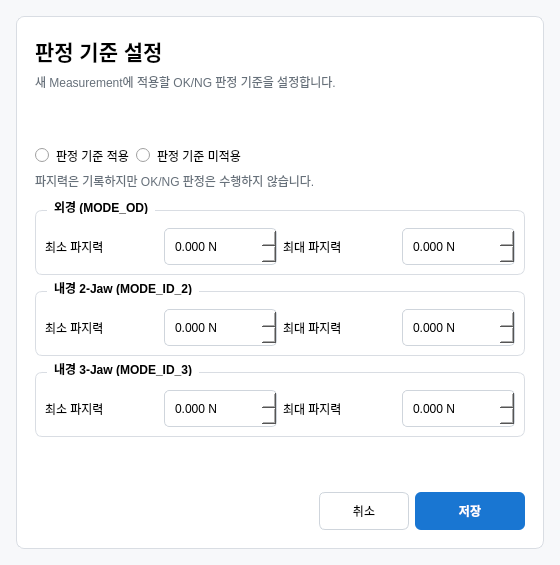
<?xml version="1.0" encoding="UTF-8"?>
<ui version="4.0">
 <class>JudgementSettingsDialog</class>
 <widget class="QDialog" name="JudgementSettingsDialog">
  <property name="geometry">
   <rect>
    <x>0</x>
    <y>0</y>
    <width>560</width>
    <height>565</height>
   </rect>
  </property>
  <property name="minimumSize">
   <size>
    <width>560</width>
    <height>565</height>
   </size>
  </property>
  <property name="maximumSize">
   <size>
    <width>560</width>
    <height>565</height>
   </size>
  </property>
  <property name="windowTitle">
   <string>판정 기준 설정</string>
  </property>
  <property name="styleSheet">
   <string notr="true">
QDialog {
    background: #f7f8fa;
    color: #202124;
    font-family: "Malgun Gothic";
    font-size: 10pt;
}
QFrame#mainCard {
    background: white;
    border: 1px solid #d9dde3;
    border-radius: 8px;
}
QLabel#titleLabel {
    font-size: 16pt;
    font-weight: bold;
}
QLabel#descriptionLabel, QLabel#statusHintLabel {
    color: #66707a;
}
QGroupBox {
    background: #ffffff;
    border: 1px solid #d9dde3;
    border-radius: 7px;
    margin-top: 10px;
    padding-top: 8px;
    font-weight: bold;
}
QGroupBox::title {
    subcontrol-origin: margin;
    left: 12px;
    padding: 0 5px;
}
QDoubleSpinBox {
    background: white;
    border: 1px solid #cfd5dc;
    border-radius: 5px;
    padding: 5px 8px;
    min-height: 25px;
}
QPushButton {
    background: #ffffff;
    border: 1px solid #cfd5dc;
    border-radius: 6px;
    padding: 8px 16px;
}
QPushButton:hover {
    background: #f0f4f8;
}
QPushButton#saveButton {
    background: #1976d2;
    color: white;
    border: 0;
    font-weight: bold;
}
QRadioButton {
    spacing: 7px;
}
   </string>
  </property>
  <layout class="QVBoxLayout" name="mainLayout">
   <property name="leftMargin">
    <number>16</number>
   </property>
   <property name="topMargin">
    <number>16</number>
   </property>
   <property name="rightMargin">
    <number>16</number>
   </property>
   <property name="bottomMargin">
    <number>16</number>
   </property>
   <item>
    <widget class="QFrame" name="mainCard">
     <layout class="QVBoxLayout" name="cardLayout">
      <property name="leftMargin">
       <number>18</number>
      </property>
      <property name="topMargin">
       <number>18</number>
      </property>
      <property name="rightMargin">
       <number>18</number>
      </property>
      <property name="bottomMargin">
       <number>18</number>
      </property>
      <item>
       <widget class="QLabel" name="titleLabel">
        <property name="text">
         <string>판정 기준 설정</string>
        </property>
       </widget>
      </item>
      <item>
       <widget class="QLabel" name="descriptionLabel">
        <property name="text">
         <string>새 Measurement에 적용할 OK/NG 판정 기준을 설정합니다.</string>
        </property>
       </widget>
      </item>
      <item>
       <spacer name="verticalSpacerTop">
        <property name="orientation">
         <enum>Qt::Vertical</enum>
        </property>
        <property name="sizeHint" stdset="0">
         <size>
          <width>20</width>
          <height>6</height>
         </size>
        </property>
       </spacer>
      </item>
      <item>
       <layout class="QHBoxLayout" name="applyLayout">
        <item>
         <widget class="QRadioButton" name="enableRadioButton">
          <property name="text">
           <string>판정 기준 적용</string>
          </property>
         </widget>
        </item>
        <item>
         <widget class="QRadioButton" name="disableRadioButton">
          <property name="text">
           <string>판정 기준 미적용</string>
          </property>
         </widget>
        </item>
        <item>
         <spacer name="applySpacer">
          <property name="orientation">
           <enum>Qt::Horizontal</enum>
          </property>
          <property name="sizeHint" stdset="0">
           <size>
            <width>40</width>
            <height>20</height>
           </size>
          </property>
         </spacer>
        </item>
       </layout>
      </item>
      <item>
       <widget class="QLabel" name="statusHintLabel">
        <property name="text">
         <string>파지력은 기록하지만 OK/NG 판정은 수행하지 않습니다.</string>
        </property>
       </widget>
      </item>
      <item>
       <widget class="QWidget" name="rangeContainer" native="true">
        <layout class="QVBoxLayout" name="rangeLayout">
         <property name="leftMargin">
          <number>0</number>
         </property>
         <property name="topMargin">
          <number>4</number>
         </property>
         <property name="rightMargin">
          <number>0</number>
         </property>
         <property name="bottomMargin">
          <number>0</number>
         </property>
         <item>
          <widget class="QGroupBox" name="odGroupBox">
           <property name="title">
            <string>외경 (MODE_OD)</string>
           </property>
           <layout class="QGridLayout" name="odLayout">
            <item row="0" column="0">
             <widget class="QLabel" name="odMinLabel">
              <property name="text">
               <string>최소 파지력</string>
              </property>
             </widget>
            </item>
            <item row="0" column="1">
             <widget class="QDoubleSpinBox" name="odMinSpinBox">
              <property name="decimals">
               <number>3</number>
              </property>
              <property name="maximum">
               <double>1000.000000000000000</double>
              </property>
              <property name="singleStep">
               <double>0.100000000000000</double>
              </property>
              <property name="suffix">
               <string> N</string>
              </property>
             </widget>
            </item>
            <item row="0" column="2">
             <widget class="QLabel" name="odMaxLabel">
              <property name="text">
               <string>최대 파지력</string>
              </property>
             </widget>
            </item>
            <item row="0" column="3">
             <widget class="QDoubleSpinBox" name="odMaxSpinBox">
              <property name="decimals">
               <number>3</number>
              </property>
              <property name="maximum">
               <double>1000.000000000000000</double>
              </property>
              <property name="singleStep">
               <double>0.100000000000000</double>
              </property>
              <property name="suffix">
               <string> N</string>
              </property>
             </widget>
            </item>
           </layout>
          </widget>
         </item>
         <item>
          <widget class="QGroupBox" name="id2GroupBox">
           <property name="title">
            <string>내경 2-Jaw (MODE_ID_2)</string>
           </property>
           <layout class="QGridLayout" name="id2Layout">
            <item row="0" column="0">
             <widget class="QLabel" name="id2MinLabel">
              <property name="text">
               <string>최소 파지력</string>
              </property>
             </widget>
            </item>
            <item row="0" column="1">
             <widget class="QDoubleSpinBox" name="id2MinSpinBox">
              <property name="decimals">
               <number>3</number>
              </property>
              <property name="maximum">
               <double>1000.000000000000000</double>
              </property>
              <property name="singleStep">
               <double>0.100000000000000</double>
              </property>
              <property name="suffix">
               <string> N</string>
              </property>
             </widget>
            </item>
            <item row="0" column="2">
             <widget class="QLabel" name="id2MaxLabel">
              <property name="text">
               <string>최대 파지력</string>
              </property>
             </widget>
            </item>
            <item row="0" column="3">
             <widget class="QDoubleSpinBox" name="id2MaxSpinBox">
              <property name="decimals">
               <number>3</number>
              </property>
              <property name="maximum">
               <double>1000.000000000000000</double>
              </property>
              <property name="singleStep">
               <double>0.100000000000000</double>
              </property>
              <property name="suffix">
               <string> N</string>
              </property>
             </widget>
            </item>
           </layout>
          </widget>
         </item>
         <item>
          <widget class="QGroupBox" name="id3GroupBox">
           <property name="title">
            <string>내경 3-Jaw (MODE_ID_3)</string>
           </property>
           <layout class="QGridLayout" name="id3Layout">
            <item row="0" column="0">
             <widget class="QLabel" name="id3MinLabel">
              <property name="text">
               <string>최소 파지력</string>
              </property>
             </widget>
            </item>
            <item row="0" column="1">
             <widget class="QDoubleSpinBox" name="id3MinSpinBox">
              <property name="decimals">
               <number>3</number>
              </property>
              <property name="maximum">
               <double>1000.000000000000000</double>
              </property>
              <property name="singleStep">
               <double>0.100000000000000</double>
              </property>
              <property name="suffix">
               <string> N</string>
              </property>
             </widget>
            </item>
            <item row="0" column="2">
             <widget class="QLabel" name="id3MaxLabel">
              <property name="text">
               <string>최대 파지력</string>
              </property>
             </widget>
            </item>
            <item row="0" column="3">
             <widget class="QDoubleSpinBox" name="id3MaxSpinBox">
              <property name="decimals">
               <number>3</number>
              </property>
              <property name="maximum">
               <double>1000.000000000000000</double>
              </property>
              <property name="singleStep">
               <double>0.100000000000000</double>
              </property>
              <property name="suffix">
               <string> N</string>
              </property>
             </widget>
            </item>
           </layout>
          </widget>
         </item>
        </layout>
       </widget>
      </item>
      <item>
       <spacer name="bottomSpacer">
        <property name="orientation">
         <enum>Qt::Vertical</enum>
        </property>
        <property name="sizeHint" stdset="0">
         <size>
          <width>20</width>
          <height>8</height>
         </size>
        </property>
       </spacer>
      </item>
      <item>
       <layout class="QHBoxLayout" name="buttonLayout">
        <item>
         <spacer name="buttonSpacer">
          <property name="orientation">
           <enum>Qt::Horizontal</enum>
          </property>
          <property name="sizeHint" stdset="0">
           <size>
            <width>40</width>
            <height>20</height>
           </size>
          </property>
         </spacer>
        </item>
        <item>
         <widget class="QPushButton" name="cancelButton">
          <property name="minimumSize">
           <size>
            <width>90</width>
            <height>38</height>
           </size>
          </property>
          <property name="text">
           <string>취소</string>
          </property>
         </widget>
        </item>
        <item>
         <widget class="QPushButton" name="saveButton">
          <property name="minimumSize">
           <size>
            <width>110</width>
            <height>38</height>
           </size>
          </property>
          <property name="text">
           <string>저장</string>
          </property>
         </widget>
        </item>
       </layout>
      </item>
     </layout>
    </widget>
   </item>
  </layout>
 </widget>
 <resources/>
 <connections/>
</ui>
